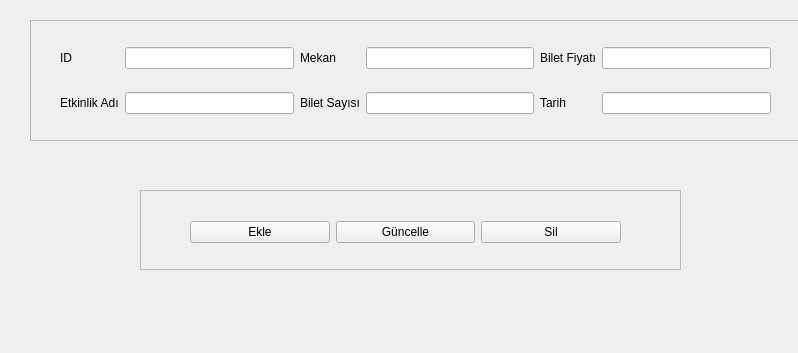
<?xml version="1.0" encoding="UTF-8"?>
<ui version="4.0">
 <class>Form</class>
 <widget class="QWidget" name="Form">
  <property name="geometry">
   <rect>
    <x>0</x>
    <y>0</y>
    <width>798</width>
    <height>353</height>
   </rect>
  </property>
  <property name="windowTitle">
   <string>Form</string>
  </property>
  <widget class="QFrame" name="frame">
   <property name="geometry">
    <rect>
     <x>30</x>
     <y>20</y>
     <width>781</width>
     <height>121</height>
    </rect>
   </property>
   <property name="frameShape">
    <enum>QFrame::StyledPanel</enum>
   </property>
   <property name="frameShadow">
    <enum>QFrame::Raised</enum>
   </property>
   <widget class="QWidget" name="">
    <property name="geometry">
     <rect>
      <x>30</x>
      <y>10</y>
      <width>711</width>
      <height>101</height>
     </rect>
    </property>
    <layout class="QGridLayout" name="gridLayout_2">
     <item row="0" column="0">
      <widget class="QLabel" name="id_label">
       <property name="text">
        <string>ID</string>
       </property>
      </widget>
     </item>
     <item row="0" column="1">
      <widget class="QLineEdit" name="id_line_edit"/>
     </item>
     <item row="0" column="2">
      <widget class="QLabel" name="mekan_label">
       <property name="text">
        <string>Mekan</string>
       </property>
      </widget>
     </item>
     <item row="0" column="3">
      <widget class="QLineEdit" name="mekan_line_edit"/>
     </item>
     <item row="0" column="4">
      <widget class="QLabel" name="bilet_fiyat_label">
       <property name="text">
        <string>Bilet Fiyatı</string>
       </property>
      </widget>
     </item>
     <item row="0" column="5">
      <widget class="QLineEdit" name="bilet_fiyat_line_edit"/>
     </item>
     <item row="1" column="0">
      <widget class="QLabel" name="etkinlik_adi_label">
       <property name="text">
        <string>Etkinlik Adı</string>
       </property>
      </widget>
     </item>
     <item row="1" column="1">
      <widget class="QLineEdit" name="etkinlik_adi_line_Edit"/>
     </item>
     <item row="1" column="2">
      <widget class="QLabel" name="bilet_sayisi_label">
       <property name="text">
        <string>Bilet Sayısı</string>
       </property>
      </widget>
     </item>
     <item row="1" column="3">
      <widget class="QLineEdit" name="bilet_sayisi_line_edit"/>
     </item>
     <item row="1" column="4">
      <widget class="QLabel" name="tarih_label">
       <property name="text">
        <string>Tarih</string>
       </property>
      </widget>
     </item>
     <item row="1" column="5">
      <widget class="QLineEdit" name="tarih_line_Edit"/>
     </item>
    </layout>
   </widget>
  </widget>
  <widget class="QFrame" name="frame_2">
   <property name="geometry">
    <rect>
     <x>140</x>
     <y>190</y>
     <width>541</width>
     <height>80</height>
    </rect>
   </property>
   <property name="frameShape">
    <enum>QFrame::StyledPanel</enum>
   </property>
   <property name="frameShadow">
    <enum>QFrame::Raised</enum>
   </property>
   <widget class="QWidget" name="">
    <property name="geometry">
     <rect>
      <x>50</x>
      <y>30</y>
      <width>431</width>
      <height>25</height>
     </rect>
    </property>
    <layout class="QGridLayout" name="gridLayout">
     <item row="0" column="0">
      <widget class="QPushButton" name="ekle_buton">
       <property name="text">
        <string>Ekle</string>
       </property>
      </widget>
     </item>
     <item row="0" column="1">
      <widget class="QPushButton" name="guncelle_buton">
       <property name="text">
        <string>Güncelle</string>
       </property>
      </widget>
     </item>
     <item row="0" column="2">
      <widget class="QPushButton" name="sil_buton">
       <property name="text">
        <string>Sil</string>
       </property>
      </widget>
     </item>
    </layout>
   </widget>
  </widget>
 </widget>
 <resources/>
 <connections/>
</ui>
